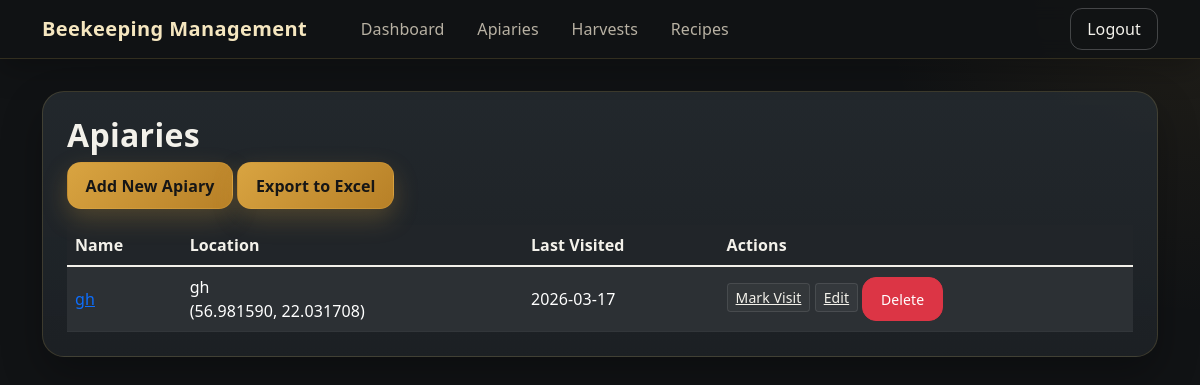
The app's page /apiaries (signed in) with its own data.
### tables this page shows
CREATE TABLE apiaries (
                id INTEGER PRIMARY KEY,
                name TEXT NOT NULL,
                last_visit_date TEXT
            , location TEXT, latitude REAL, longitude REAL, user_id INTEGER NOT NULL DEFAULT 1);

### web_app.py (the view)
@app.route('/apiaries')
@login_required
def apiaries():
    conn = sqlite3.connect('beekeeping.db')
    c = conn.cursor()
    c.execute("""
        SELECT a.id, a.name, a.location, a.latitude, a.longitude, MAX(av.visit_date) as last_visit
        FROM apiaries a
        LEFT JOIN apiary_visits av ON a.id = av.apiary_id
        WHERE a.user_id = ?
        GROUP BY a.id, a.name, a.location, a.latitude, a.longitude
        ORDER BY a.name
    """, (session['user_id'],))
    apiaries_list = c.fetchall()
    conn.close()
    return render_template('apiaries.html', apiaries=apiaries_list)

### web_app.py (called while the page is built)
@app.before_request
def require_login():
    allowed = {"login", "register", "logout", "static", "serve_image"}  # names of view functions that don't require auth
    if request.endpoint not in allowed and not session.get("logged_in"):
        return redirect(url_for("login"))

def login_required(f):
    @wraps(f)
    def decorated_function(*args, **kwargs):
        if not session.get("logged_in"):
            return redirect(url_for("login"))
        return f(*args, **kwargs)
    return decorated_function

### templates/apiaries.html (shortened to what this page needs)
{% extends "base.html" %}
{% block content %}
<div class="glass-panel p-4 mb-4">
<h2 class="section-title">Apiaries</h2>
<a href="{{ url_for('add_apiary') }}" class="btn btn-honey mb-3">Add New Apiary</a>
<a href="{{ url_for('export_apiaries') }}" class="btn btn-honey mb-3">Export to Excel</a>
<div class="table-responsive"><table class="table table-dark table-striped table-hover align-middle mb-0">
    <thead>
        <tr>
            <th>Name</th>
            <th>Location</th>
            <th>Last Visited</th>
            <th>Actions</th>
        </tr>
    </thead>
    <tbody>
        {% for apiary in apiaries %}
        <tr>
            <td><a href="{{ url_for('view_apiary', apiary_id=apiary[0]) }}">{{ apiary[1] }}</a></td>
            <td>
                {% if apiary[2] %}{{ apiary[2] }}{% endif %}
                {% if apiary[3] and apiary[4] %}
                    {% if apiary[2] %}<br>{% endif %}
                    ({{ "%.6f"|format(apiary[3]) }}, {{ "%.6f"|format(apiary[4]) }})
                {% endif %}
            </td>
            <td>{{ apiary[5] or 'Never' }}</td>
            <td>
                <a href="{{ url_for('mark_visit', apiary_id=apiary[0]) }}" class="btn-sm btn-soft">Mark Visit</a>
                <a href="{{ url_for('edit_apiary', id=apiary[0]) }}" class="btn-sm btn-secondary">Edit</a>
                <a href="{{ url_for('delete_apiary', id=apiary[0]) }}" class="btn btn-sm btn-danger" onclick="return confirm('Are you sure?')">Delete</a>
            </td>
        </tr>
        {% endfor %}
    </tbody>
</table></div>
</div>
{% endblock %}

### templates/base.html (style rules this page uses)
:root { --bg: #111315; --bg-soft: #171a1d; --panel: #1d2125; --panel-2: #242a2f; --border: rgba(255, 209, 102, 0.14); --text: #f3f1ea; --muted: #b8b1a3; --accent: #d9a441; --accent-hover: #e3b65f; --success-bg: #1d2b21; --success-border: #35553d; }
html, body { height: 100%; }
body { background: radial-gradient(circle at top right, rgba(217, 164, 65, 0.08), transparent 22%), radial-gradient(circle at bottom left, rgba(217, 164, 65, 0.05), transparent 20%), var(--bg); color: var(--text); font-family: "Segoe UI", Tahoma, Geneva, Verdana, sans-serif; letter-spacing: 0.1px; }
.glass-panel, .card { background: linear-gradient(180deg, rgba(36, 42, 47, 0.92), rgba(29, 33, 37, 0.96)); border: 1px solid var(--border); border-radius: 22px; box-shadow: 0 18px 40px rgba(0, 0, 0, 0.28); }
.section-title { font-weight: 700; letter-spacing: 0.3px; }
.btn { border-radius: 14px; transition: all 0.18s ease; padding: 0.65rem 1.1rem; }
.btn-primary, .btn-honey { background: linear-gradient(135deg, var(--accent), #b78027); border: 1px solid rgba(217, 164, 65, 0.30); color: #161616; font-weight: 600; box-shadow: 0 10px 24px rgba(217, 164, 65, 0.25); }
.btn-soft { background: rgba(255, 255, 255, 0.03); border: 1px solid rgba(255, 255, 255, 0.10); color: var(--text); }
.btn-secondary { background: rgba(255, 255, 255, 0.04); border: 1px solid rgba(255, 255, 255, 0.10); color: var(--text); }
.table { color: var(--text); }
.table th, .table td { border-color: rgba(255, 255, 255, 0.08); }
.table-striped > tbody > tr:nth-of-type(odd) { background: rgba(255, 255, 255, 0.03); }

### records on screen
apiaries: name "gh", location "gh", latitude "56.981590", longitude "22.031708", apiary "2026-03-17"
